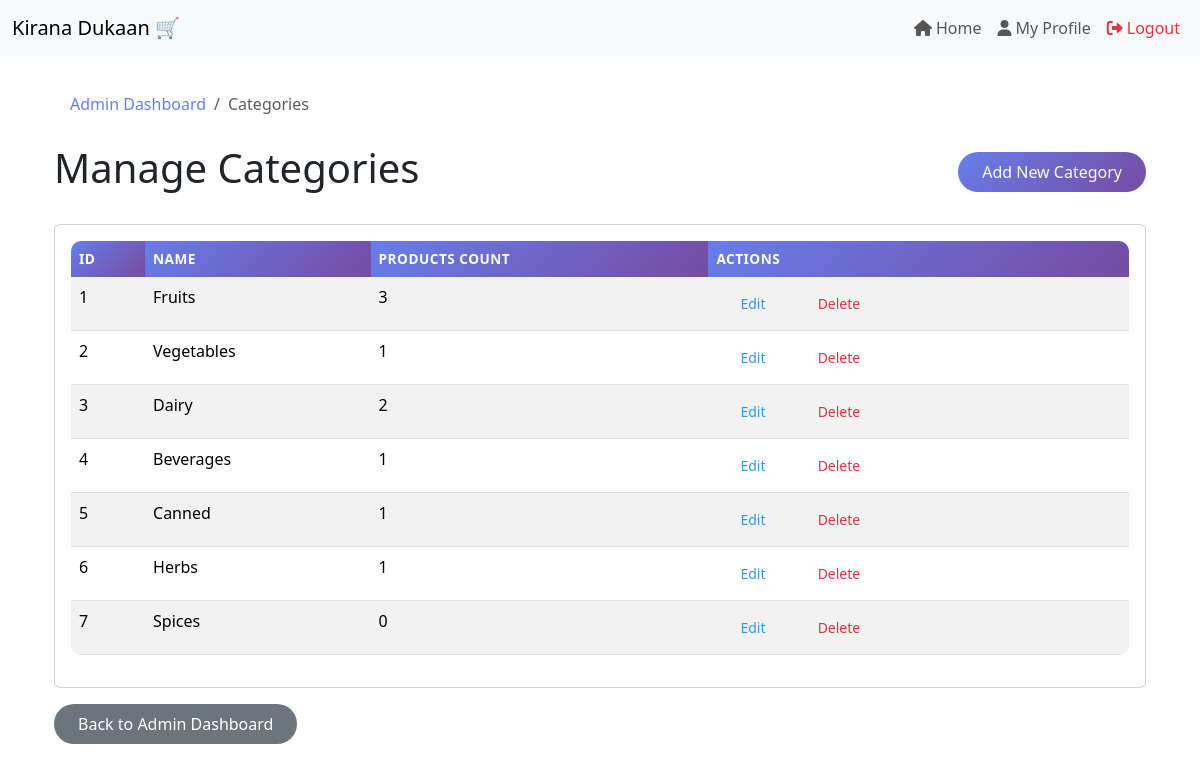
The page /admin/categories (signed in) on the database its author committed.
### models.py (models this page shows)
class Category(db.Model):
    id = db.Column(db.Integer, primary_key=True)
    name = db.Column(db.String(32), unique=True)
    products = db.relationship('Product', backref='category', lazy=True)

### routes.py (the view)
@main.route('/admin/categories')
@admin_required
def admin_categories():
    categories = Category.query.all()
    return render_template('category/admin_categories.html', categories=categories)

### routes.py (called while the page is built)
def admin_required(f):
    @wraps(f)
    def decorated_function(*args, **kwargs):
        if 'user_id' not in session:
            flash('Please log in to access this page.', 'warning')
            return redirect(url_for('main.login'))
        user = User.query.get(session['user_id'])
        if not user.is_admin:
            flash('Access denied. Admin privileges required.', 'danger')
            return redirect(url_for('main.index'))
        return f(*args, **kwargs)
    return decorated_function

### templates/category/admin_categories.html (shortened to what this page needs)
{% extends 'layout.html' %}
{% block content %}
<div class="container mt-4">
    <nav aria-label="breadcrumb">
        <ol class="breadcrumb">
            <li class="breadcrumb-item"><a href="{{ url_for('main.admin') }}">Admin Dashboard</a></li>
            <li class="breadcrumb-item active" aria-current="page">Categories</li>
        </ol>
    </nav>
    <div class="d-flex justify-content-between align-items-center mb-4">
        <h1>Manage Categories</h1>
        <a href="{{ url_for('main.admin_add_category') }}" class="btn btn-primary">Add New Category</a>
    </div>
    <div class="card">
        <div class="card-body">
            <div class="table-responsive">
                <table class="table table-striped">
                    <thead>
                        <tr>
                            <th>ID</th>
                            <th>Name</th>
                            <th>Products Count</th>
                            <th>Actions</th>
                        </tr>
                    </thead>
                    <tbody>
                        {% if categories %}
                            {% for category in categories %}
                            <tr>
                                <td>{{ category.id }}</td>
                                <td>{{ category.name }}</td>
                                <td>{{ category.products|length }}</td>
                                <td>
                                    <a href="{{ url_for('main.admin_edit_category', category_id=category.id) }}" class="btn btn-sm btn-outline-primary">Edit</a>
                                    <form method="post" action="{{ url_for('main.admin_delete_category', category_id=category.id) }}" class="d-inline" onsubmit="return confirm('Are you sure you want to delete this category?')">
                                        <button type="submit" class="btn btn-sm btn-outline-danger">Delete</button>
                                    </form>
                                </td>
                            </tr>
                            {% endfor %}
                        {% else %}
                            <tr>
                                <td colspan="4" class="text-center">No categories found</td>
                            </tr>
                        {% endif %}
                    </tbody>
                </table>
            </div>
        </div>
    </div>
    <div class="mt-3">
        <a href="{{ url_for('main.admin') }}" class="btn btn-secondary">Back to Admin Dashboard</a>
    </div>
</div>
{% endblock %}

### static/css/custom.css (style rules this page uses)
.btn-primary { background: linear-gradient(135deg, #667eea 0%, #764ba2 100%); border: none; border-radius: 8px; font-weight: 500; transition: all 0.3s ease; }
.btn-outline-primary { border-color: #3498db; color: #3498db; border-radius: 8px; font-weight: 500; transition: all 0.3s ease; }
.btn { border-radius: 25px; font-weight: 500; padding: 0.5rem 1.5rem; transition: all 0.3s ease; border: none; }
.btn-primary { background: linear-gradient(135deg, #667eea 0%, #764ba2 100%); }
.table { border-radius: 10px; overflow: hidden; }
.table thead th { background: linear-gradient(135deg, #667eea 0%, #764ba2 100%); color: white; border: none; font-weight: 600; text-transform: uppercase; font-size: 0.85rem; letter-spacing: 0.5px; }
.table tbody tr { transition: background-color 0.3s ease; }
.breadcrumb { background: rgba(255, 255, 255, 0.8); border-radius: 10px; padding: 0.75rem 1rem; backdrop-filter: blur(10px); }
.breadcrumb-item a { color: #667eea; text-decoration: none; transition: color 0.3s ease; }

### rows shown on the page
Category: id "1", name "Fruits", products|length "3"
Category: id "2", name "Vegetables", products|length "1"
Category: id "3", name "Dairy", products|length "2"
Category: id "4", name "Beverages", products|length "1"
Category: id "5", name "Canned", products|length "1"
Category: id "6", name "Herbs", products|length "1"
Category: id "7", name "Spices", products|length "0"
